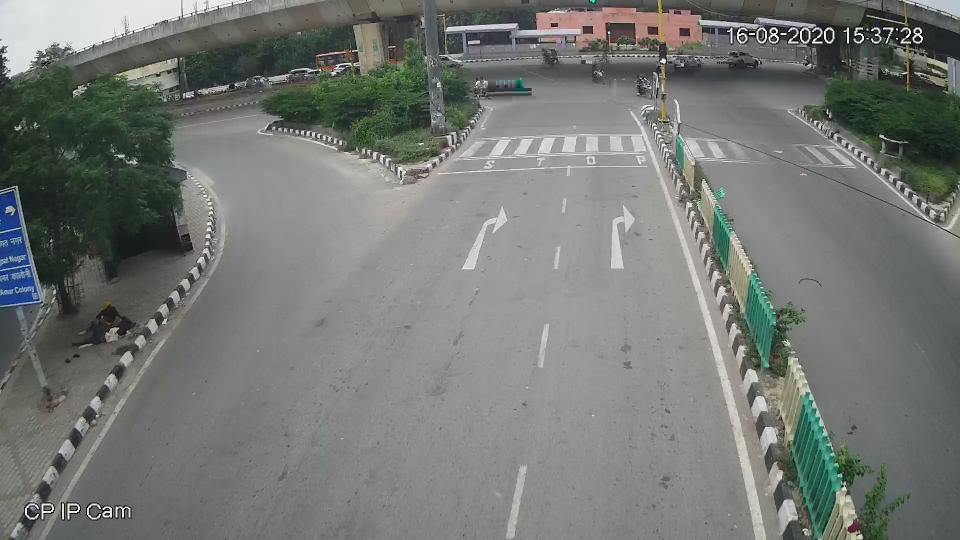
//> input picture 2019CS10343_2019CS10363_ass1_part1/empty.jpg, 1920 x 1080 px, given in place of empty.jpg.jpg, which was not available (shown at 1/2 size)
$ ./t empty.jpg   (built with g++ and OpenCV 4)
//> lines starting //> are read from the running program, lines starting //| are printed output that depends on the picture; pictures that were not available may be replaced by others from this repository, and a replacement may not be noted
#include "opencv2/opencv.hpp"

using namespace cv;
using namespace std;

static vector<Point2f> pts_src(4);
static int cnt = 0;
void click(int event, int x, int y, int flags, void* userdata){
	if(event==EVENT_LBUTTONDOWN){
		cout<<x<<","<<y<<endl;
        pts_src[cnt] = {(float)x,(float)y};
        cnt++;
	}
}

int main( int argc, char** argv)
{
    vector<Point2f> pts_dst = { {472,52},{472,830},{800,830},{800,52} } ;

    String z = ".jpg";
    Mat imge = imread(argv[1]+z);
//> imge is the input picture: 1080 rows x 1920 cols, CV_8UC3; mean B, G, R 116.9, 120.1, 116.9
    if (imge.empty()) {
        cout << "image is not present" << endl;
        //cin.get();
        return -1;
    }
    Mat grey_image;
    cvtColor( imge, grey_image, COLOR_BGR2GRAY ) ;
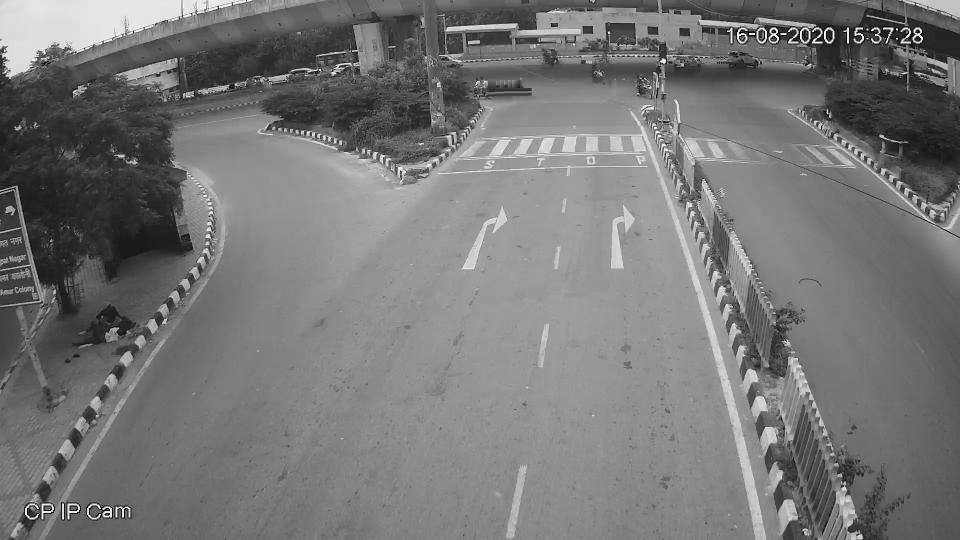
//> grey_image: 1080 rows x 1920 cols, CV_8UC1 (shown at 1/2 size); min 0, max 255, mean 118.8
    resize(grey_image,grey_image,{1320,730});
//> grey_image: 730 rows x 1320 cols, CV_8UC1
    imshow("Original Frame",grey_image);
    for(int i{0};i<4;i++){
	namedWindow("Original Frame",1);
        setMouseCallback("Original Frame",click,NULL);
        imshow("Original Frame",grey_image);
    }
    waitKey(0);
//> the left mouse button is pressed and released at (330, 182)
//> the left mouse button is pressed and released at (990, 182)
//> the left mouse button is pressed and released at (990, 547)
//> the left mouse button is pressed and released at (330, 547)
    vector<Point2f> pts_crp = {{0,0},{0,700}, {500,700},{500,0}};
     Mat matrix = getPerspectiveTransform(pts_src, pts_crp);
     Mat crop;
     warpPerspective(grey_image,crop,matrix,{500,700});
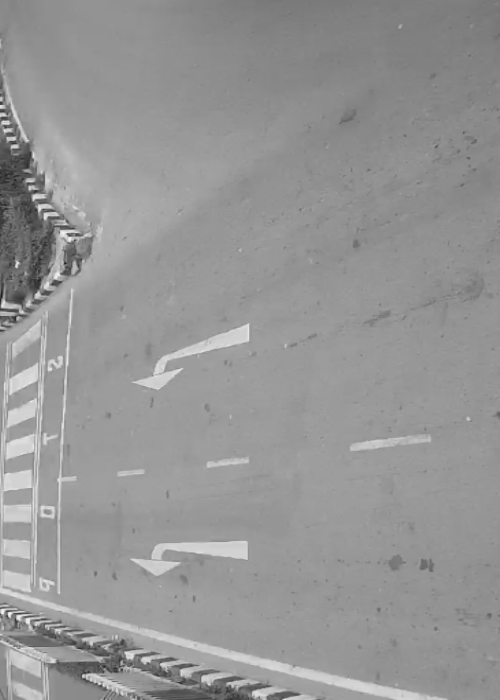
//> crop: 700 rows x 500 cols, CV_8UC1; min 28, max 248, mean 149.8
     imwrite("croppedFrame.jpg", crop);
    Mat h = findHomography(pts_src, pts_dst);
    Mat imout;
   warpPerspective(grey_image,imout,h,grey_image.size());
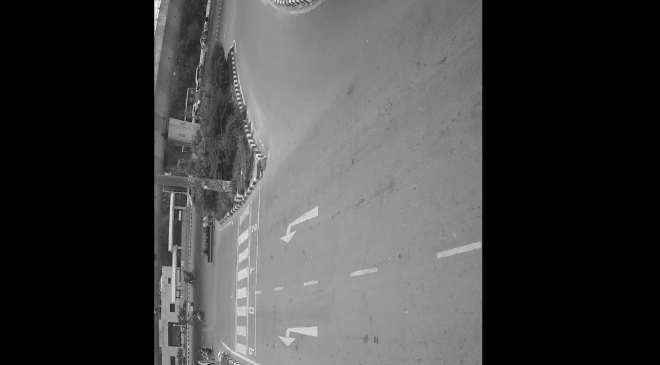
//> imout: 730 rows x 1320 cols, CV_8UC1 (shown at 1/2 size); min 0, max 247, mean 65.8
   imwrite("projectedFrame.jpg", imout) ;
   imshow("Projected Frame",imout);
   waitKey(0);
    imshow("Cropped Frame",crop);
    waitKey(0);

    //g++ t.cpp -o empty -std=c++11 `pkg-config --cflags --libs opencv`
}
